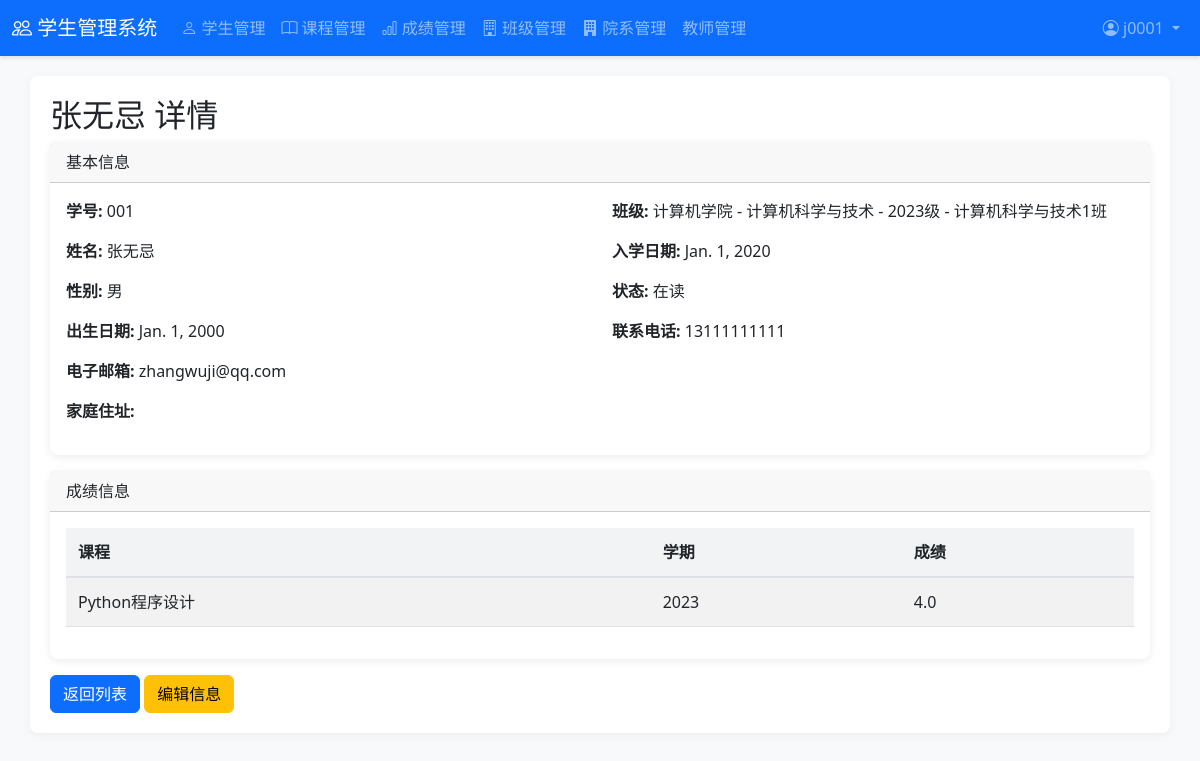
/students/1/ (signed in), run on the app's committed database.
### students/models.py (models this page shows, shortened)
class Student(models.Model):
    user = models.OneToOneField(User, on_delete=models.CASCADE, null=True, blank=True, verbose_name='关联用户')
    student_id = models.CharField(max_length=20, unique=True, verbose_name='学号')
    name = models.CharField(max_length=50, verbose_name='姓名')
    gender = models.CharField(max_length=10, choices=[('male', '男'), ('female', '女')], verbose_name='性别')
    birth_date = models.DateField(verbose_name='出生日期')
    phone = models.CharField(max_length=15, blank=True, verbose_name='联系电话')
    email = models.EmailField(blank=True, verbose_name='电子邮箱')
    address = models.TextField(blank=True, verbose_name='家庭住址')
    class_info = models.ForeignKey(Class, on_delete=models.CASCADE, verbose_name='所属班级')
    admission_date = models.DateField(verbose_name='入学日期')
    status = models.CharField(max_length=20, choices=[('enrolled', '在读'), ('graduated', '已毕业'), ('dropped', '已退学')], default='enrolled', verbose_name='学生状态')
    created_at = models.DateTimeField(auto_now_add=True, verbose_name='创建时间')
    updated_at = models.DateTimeField(auto_now=True, verbose_name='更新时间')
    class Meta:
        verbose_name = '学生'
        verbose_name_plural = '学生'

class Class(models.Model):
    name = models.CharField(max_length=100, verbose_name='班级名称')
    department = models.ForeignKey(Department, on_delete=models.CASCADE, verbose_name='所属院系')
    grade = models.IntegerField(verbose_name='年级')
    major = models.CharField(max_length=100, verbose_name='专业')
    created_at = models.DateTimeField(auto_now_add=True, verbose_name='创建时间')
    updated_at = models.DateTimeField(auto_now=True, verbose_name='更新时间')
    def __str__(self):
        return f'{self.department.name} - {self.major} - {self.grade}级 - {self.name}'
    class Meta:
        verbose_name = '班级'
        verbose_name_plural = '班级'

class Department(models.Model):
    name = models.CharField(max_length=100, verbose_name='院系名称')
    description = models.TextField(blank=True, verbose_name='院系描述')
    created_at = models.DateTimeField(auto_now_add=True, verbose_name='创建时间')
    updated_at = models.DateTimeField(auto_now=True, verbose_name='更新时间')
    class Meta:
        verbose_name = '院系'
        verbose_name_plural = '院系'

class Score(models.Model):
    student = models.ForeignKey(Student, on_delete=models.CASCADE, verbose_name='学生')
    course = models.ForeignKey(Course, on_delete=models.CASCADE, verbose_name='课程')
    semester = models.CharField(max_length=20, verbose_name='学期')
    score = models.FloatField(verbose_name='成绩')
    created_at = models.DateTimeField(auto_now_add=True, verbose_name='创建时间')
    updated_at = models.DateTimeField(auto_now=True, verbose_name='更新时间')
    class Meta:
        verbose_name = '成绩'
        verbose_name_plural = '成绩'
        unique_together = ('student', 'course', 'semester')

class Course(models.Model):
    name = models.CharField(max_length=100, verbose_name='课程名称')
    code = models.CharField(max_length=20, unique=True, verbose_name='课程代码')
    department = models.ForeignKey(Department, on_delete=models.CASCADE, verbose_name='所属院系')
    credit = models.FloatField(verbose_name='学分')
    description = models.TextField(blank=True, verbose_name='课程描述')
    created_at = models.DateTimeField(auto_now_add=True, verbose_name='创建时间')
    updated_at = models.DateTimeField(auto_now=True, verbose_name='更新时间')
    class Meta:
        verbose_name = '课程'
        verbose_name_plural = '课程'

### students/views.py (the view)
# urls.py: path('students/<int:pk>/', views.student_detail, name='student_detail'),
@login_required
@user_passes_test(is_admin_or_teacher)
def student_detail(request, pk):
    student = Student.objects.select_related('class_info', 'class_info__department').prefetch_related('score_set', 'score_set__course').get(pk=pk)
    return render(request, 'students/student_detail.html', {'student': student})

### students/views.py (called while the page is built)
def is_admin_or_teacher(user):
    return user.is_superuser or hasattr(user, 'teacher')

### students/templates/students/student_detail.html
{% extends 'students/base.html' %}
{% block content %}
    <h2>{{ student.name }} 详情</h2>
    <div class="card mb-3">
        <div class="card-header">
            基本信息
        </div>
        <div class="card-body">
            <div class="row">
                <div class="col-md-6">
                    <p><strong>学号:</strong> {{ student.student_id }}</p>
                    <p><strong>姓名:</strong> {{ student.name }}</p>
                    <p><strong>性别:</strong> {{ student.get_gender_display }}</p>
                    <p><strong>出生日期:</strong> {{ student.birth_date }}</p>
                </div>
                <div class="col-md-6">
                    <p><strong>班级:</strong> {{ student.class_info }}</p>
                    <p><strong>入学日期:</strong> {{ student.admission_date }}</p>
                    <p><strong>状态:</strong> {{ student.get_status_display }}</p>
                    <p><strong>联系电话:</strong> {{ student.phone }}</p>
                </div>
            </div>
            <p><strong>电子邮箱:</strong> {{ student.email }}</p>
            <p><strong>家庭住址:</strong> {{ student.address }}</p>
        </div>
    </div>
    <div class="card mb-3">
        <div class="card-header">
            成绩信息
        </div>
        <div class="card-body">
            <table class="table table-striped">
                <thead>
                    <tr>
                        <th>课程</th>
                        <th>学期</th>
                        <th>成绩</th>
                    </tr>
                </thead>
                <tbody>
                    {% for score in student.score_set.all %}
                    <tr>
                        <td>{{ score.course.name }}</td>
                        <td>{{ score.semester }}</td>
                        <td>{{ score.score }}</td>
                    </tr>
                    {% empty %}
                    <tr>
                        <td colspan="3" class="text-center">暂无成绩信息</td>
                    </tr>
                    {% endfor %}
                </tbody>
            </table>
        </div>
    </div>
    <a href="{% url 'student_list' %}" class="btn btn-primary">返回列表</a>
    <a href="{% url 'student_update' student.pk %}" class="btn btn-warning">编辑信息</a>
{% endblock %}

### students/templates/students/base.html (shortened to what this page needs)
<!DOCTYPE html>
<html lang="zh-CN">
<head>
    <link rel="stylesheet" href="https://cdn.jsdelivr.net/npm/bootstrap@5.3.0/dist/css/bootstrap.min.css">
</head>
<body>
    <nav class="navbar navbar-expand-lg navbar-dark bg-primary">
        <div class="container-fluid">
            <a class="navbar-brand" href="{% url 'home' %}">
                <i class="bi bi-people"></i> 学生管理系统
            </a>
            <div class="collapse navbar-collapse" id="navbarNav">
                <ul class="navbar-nav me-auto mb-2 mb-lg-0">
                    {% if user.is_superuser or user.teacher %}
                        <li class="nav-item">
                            <a class="nav-link {% if request.resolver_match.url_name == 'student_list' %}active{% endif %}" href="{% url 'student_list' %}">
                                <i class="bi bi-person"></i> 学生管理
                            </a>
                        </li>
                        <li class="nav-item">
                            <a class="nav-link {% if request.resolver_match.url_name == 'course_list' %}active{% endif %}" href="{% url 'course_list' %}">
                                <i class="bi bi-book"></i> 课程管理
                            </a>
                        </li>
                        <li class="nav-item">
                            <a class="nav-link {% if request.resolver_match.url_name == 'score_list' %}active{% endif %}" href="{% url 'score_list' %}">
                                <i class="bi bi-bar-chart"></i> 成绩管理
                            </a>
                        </li>
                        <li class="nav-item">
                            <a class="nav-link {% if request.resolver_match.url_name == 'class_list' %}active{% endif %}" href="{% url 'class_list' %}">
                                <i class="bi bi-building"></i> 班级管理
                            </a>
                        </li>
                        <li class="nav-item">
                            <a class="nav-link {% if request.resolver_match.url_name == 'department_list' %}active{% endif %}" href="{% url 'department_list' %}">
                                <i class="bi bi-building-fill"></i> 院系管理
                            </a>
                        </li>
                        <li class="nav-item">
                            <a class="nav-link {% if request.resolver_match.url_name == 'teacher_list' %}active{% endif %}" href="{% url 'teacher_list' %}">
                                 教师管理
                            </a>
                        </li>
                    {% endif %}
                </ul>
                <ul class="navbar-nav">
                    {% if user.is_authenticated %}
                        <li class="nav-item dropdown">
                            <a class="nav-link dropdown-toggle" href="#" role="button" data-bs-toggle="dropdown" aria-expanded="false">
                                <i class="bi bi-person-circle"></i> {{ user.username }}
                            </a>
                        </li>
                    {% else %}
                        <li class="nav-item">
                            <a class="nav-link" href="{% url 'login' %}">
                                <i class="bi bi-box-arrow-in-right"></i> 登录
                            </a>
                        </li>
                    {% endif %}
                </ul>
            </div>
        </div>
    </nav>
    <div class="container">
        {% block content %}
        {% endblock %}
    </div>
    <link rel="stylesheet" href="https://cdn.jsdelivr.net/npm/bootstrap-icons@1.10.5/font/bootstrap-icons.css">
</body>
</html>

### students/templates/students/base.html (style rules this page uses)
body { background-color: #f8f9fa; }
.navbar { box-shadow: 0 2px 4px rgba(0, 0, 0, 0.1); }
.container { background-color: white; border-radius: 8px; box-shadow: 0 2px 10px rgba(0, 0, 0, 0.05); padding: 20px; margin-top: 20px; margin-bottom: 20px; }
.card { border: none; border-radius: 8px; box-shadow: 0 2px 8px rgba(0, 0, 0, 0.08); transition: transform 0.2s, box-shadow 0.2s; }
.table { border-collapse: separate; border-spacing: 0; }
.table th { background-color: #f1f3f5; border-bottom: 2px solid #dee2e6; }
.table td, .table th { padding: 12px; vertical-align: middle; }
.btn { border-radius: 6px; font-weight: 500; transition: all 0.2s; }

### data on the page
Student: name "张无忌", student_id "001", gender "男", birth_date "Jan. 1, 2000", class_info "计算机学院 - 计算机科学与技术 - 2023级 - 计算机科学与技术1班", admission_date "Jan. 1, 2020", status "在读", phone "13111111111", email "zhangwuji@qq.com"
Score: course.name "Python程序设计", semester "2023", score "4.0"

### other printed values
{{ user.username }} "j0001"
